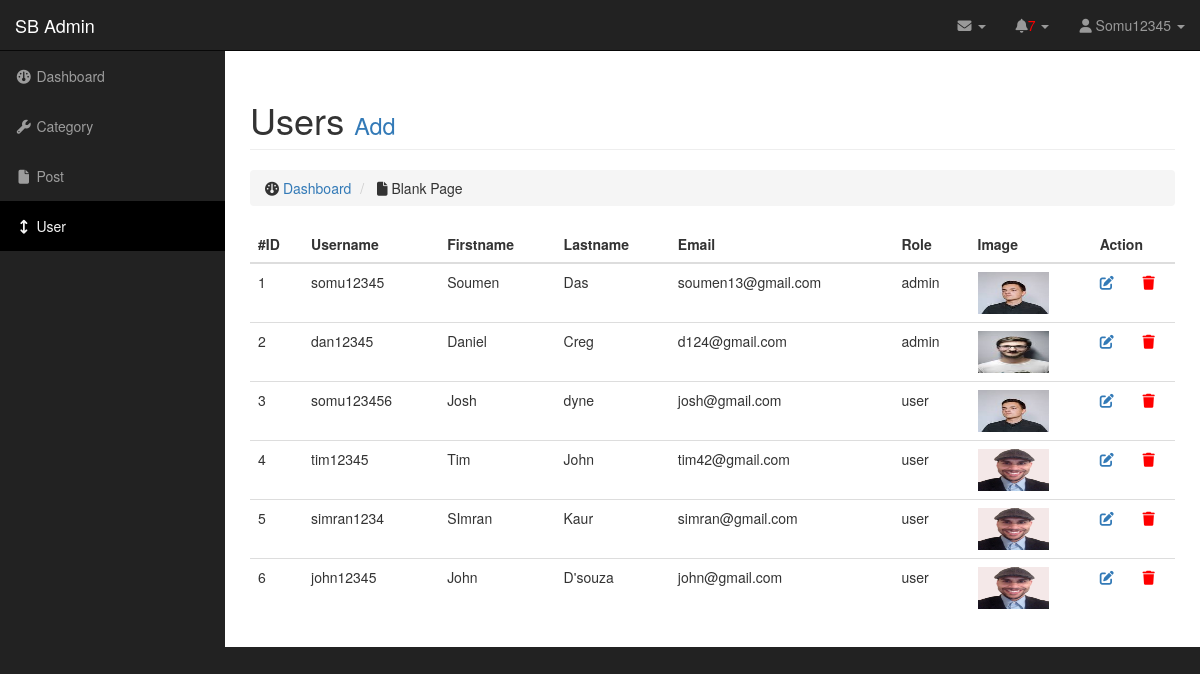
The app's page /admin/users.php (signed in) with its own data.
### tables this page shows
CREATE TABLE `tbl_users` (
  `user_id` int(11) NOT NULL,
  `username` varchar(100) NOT NULL,
  `password` varchar(100) NOT NULL,
  `user_firstname` varchar(100) NOT NULL,
  `user_lastname` varchar(100) NOT NULL,
  `user_email` varchar(100) NOT NULL,
  `user_role` varchar(100) NOT NULL DEFAULT 'user',
  `user_image` varchar(100) NOT NULL,
  `status` varchar(255) NOT NULL DEFAULT '1',
  `created_at` datetime NOT NULL DEFAULT current_timestamp() ON UPDATE current_timestamp(),
  `updateed_at` datetime NOT NULL DEFAULT current_timestamp() ON UPDATE current_timestamp(),
  `deleted_at` datetime DEFAULT NULL
);

### database.php (called while the page is built, shortened)
<?php
class database{
    private $hostname = DB_HOSTNAME;
    private $dbName = DB_NAME;
    private $username = DB_USERNAME;
    private $password = DB_USERPWD;
    public function __construct(){
    try{
        if($this->conn = new mysqli($this->hostname,$this->username,$this->password,$this->dbName)){
            return $this->conn;
        }else{
            throw new Exception('Unable to connect');
        }
    }catch(Exception $e){
            echo $e->getMessage();
        }
    }
}
?>

### maincontroller.php (called while the page is built, shortened)
<?php
require_once "../database.php";
class maincontroller extends database{
    public function fetchAllData($table_name){
        $sql = "SELECT * FROM $table_name WHERE `deleted_at` IS NULL";
        $res = $this->conn->query($sql);
        if($res->num_rows > 0){
            return $res;
        }else{
            return false;
        }
    }
    function loggedinUsername(){
        if(isset($_SESSION['name'])){
            return $_SESSION['name'];
        }elseif(isset($_SESSION['uname'])){
            return $_SESSION['uname'];
        }else{
            return false;
        }
    }
    function isAdmin($tablename,$username){
        $sql = "SELECT `user_role` FROM $tablename WHERE `username` = '$username'";
        $res = $this->conn->query($sql);
        if(mysqli_num_rows($res) > 0){
            foreach($res as $val){
                $role = implode(",",$val);
            }
            if($role == 'user'){
                return false;
            }elseif($role == 'admin'){
                return true;
            }
        }
    }
}
?>

### admin/users.php (the view, shortened to what this page needs)
<?php
include "../maincontroller.php";
$obj = new maincontroller();
$username = $obj->loggedinUsername();
$res1 = $obj->isAdmin('tbl_users',$username);
if(!$res1){
    $result = $obj->fetchLoggedInUser('tbl_users',$username);
}else{
    $result = $obj->fetchAllData('tbl_users');
}
?>
<!DOCTYPE html>
<html lang="en">
<head>
    <link rel="stylesheet" href="https://lipis.github.io/bootstrap-sweetalert/dist/sweetalert.css" />
</head>
<body>
    <?php include "include/header.php"; ?>
    <div id="wrapper">
        <div id="page-wrapper">
            <div class="container-fluid">
                <div class="row">
                    <div class="col-lg-12">
                        <h1 class="page-header">
                            Users
                            <small><a href="addUsers.php">Add</a></small>
                        </h1>
                        <ol class="breadcrumb">
                            <li>
                                <i class="fa fa-dashboard"></i>  <a href="dashboard.php">Dashboard</a>
                            </li>
                            <li class="">
                                <i class="fa fa-file"></i> Blank Page
                            </li>
                        </ol>
                    </div>
                </div>
                <div class="row">
                <div class="col-lg-12">
                    <div class="table-responsive">
                        <table class="table table-hover">
                            <thead>
                                <tr>
                                    <th>#ID</th>
                                    <th>Username</th>
                                    <th>Firstname</th>
                                    <th>Lastname</th>
                                    <th>Email</th>
                                    <th>Role</th>
                                    <th>Image</th>
                                    <th colspan="2">Action</th>
                                </tr>
                            </thead>
                            <tbody>
                                <?php
                                foreach ($result as $row){
                                ?>
                                <tr id="row<?php echo $row['user_id'];?>">
                                    <td><?php echo $row['user_id'];?></td>
                                    <td><?php echo $row['username'];?></td>
                                    <td><?php echo $row['user_firstname'];?></td>
                                    <td><?php echo $row['user_lastname'];?></td>
                                    <td><?php echo $row['user_email'];?></td>
                                    <td><?php echo $row['user_role'];?></td>
                                    <td>
                                    <img src="./images/users/<?php echo $row['user_image'];?>" class="img-responsive" style="height:42px;width:71px;" alt="Image">
                                    </td>
                                    <td>
                                    <a href="userEdit.php?edit=<?php echo $row['user_id'];?>"><i class="fa fa-edit" aria-hidden="true" title="edit"></i></a></td>
                                    <?php if($res1){?>
                                    <td>
                                    <a href="javascript:void(0)" data-id="<?php echo $row['user_id'];?>" class="btndelete"><i class="fa fa-trash" aria-hidden="true" title="delete"></i></a></td>
                                    <?php }?>
                                </tr>
                                <?php }?>
                            </tbody>
                        </table>
                    </div>
                </div>
            </div>
        </div>
    </div>
</body>
</html>

### admin/css/sb-admin.css (style rules this page uses)
body { margin-top: 100px; background-color: #222; }
@media (min-width:768px) { body { margin-top: 50px; } }
#wrapper { padding-left: 0; }
#page-wrapper { width: 100%; padding: 0; background-color: #fff; }
@media (min-width:768px) { #wrapper { padding-left: 225px; } }
@media (min-width:768px) { #page-wrapper { padding: 10px; } }

### admin/users.php (style rules this page uses)
.btndelete { border: none; background: none; color: red; }

### records on screen
tbl_users: user_id "1", username "somu12345", user_firstname "Soumen", user_lastname "Das", user_email "soumen13@gmail.com", user_role "admin", user_image (picture)
tbl_users: user_id "2", username "dan12345", user_firstname "Daniel", user_lastname "Creg", user_email "d124@gmail.com", user_role "admin", user_image (picture)
tbl_users: user_id "3", username "somu123456", user_firstname "Josh", user_lastname "dyne", user_email "josh@gmail.com", user_role "user", user_image (picture)
tbl_users: user_id "4", username "tim12345", user_firstname "Tim", user_lastname "John", user_email "tim42@gmail.com", user_role "user", user_image (picture)
tbl_users: user_id "5", username "simran1234", user_firstname "SImran", user_lastname "Kaur", user_email "simran@gmail.com", user_role "user", user_image (picture)
tbl_users: user_id "6", username "john12345", user_firstname "John", user_lastname "D'souza", user_email "john@gmail.com", user_role "user", user_image (picture)

### other values on screen
$countPostDraft "7"
$_SESSION['name'] "Somu12345"
